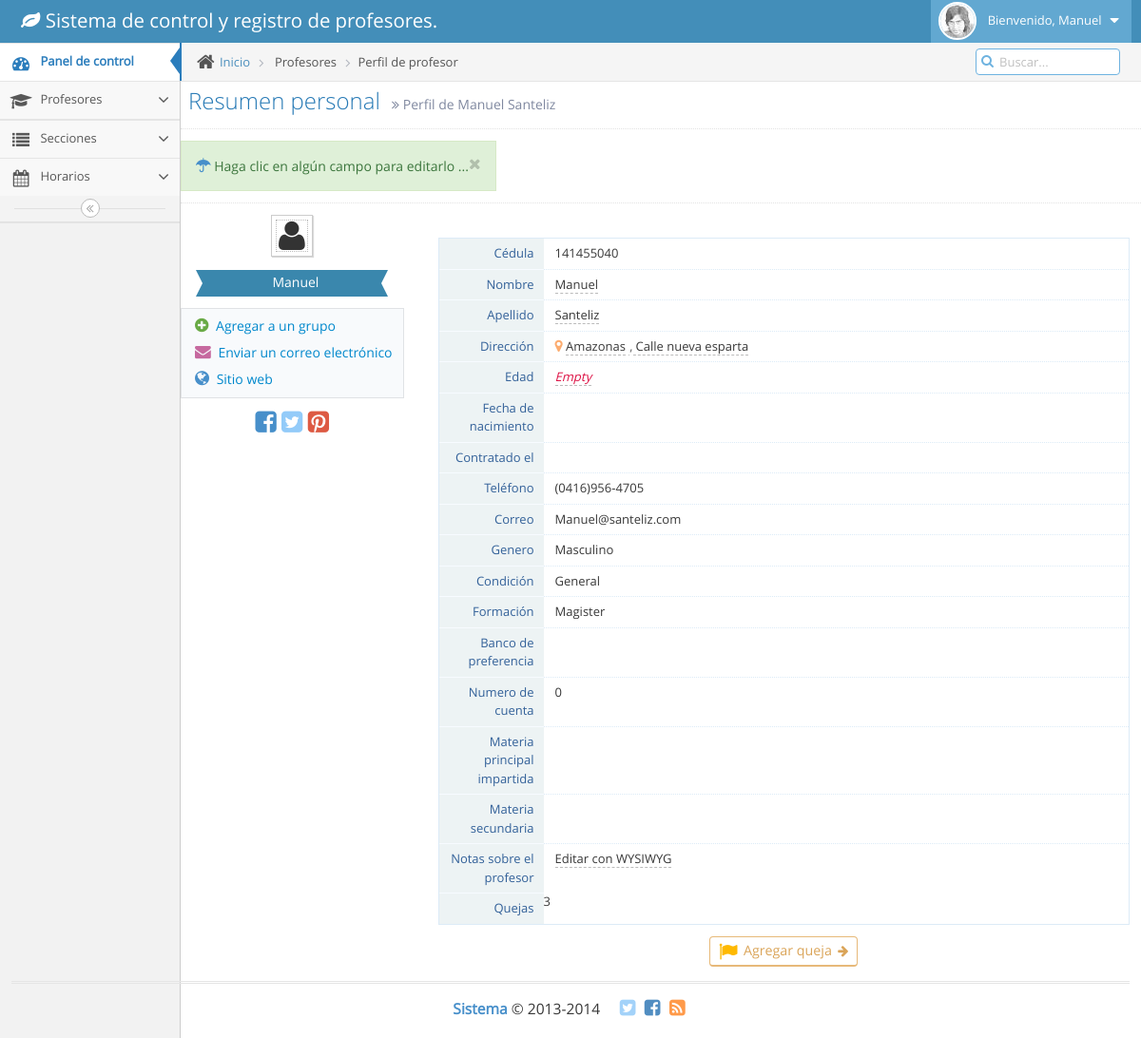
The page /perfil.php?id=6 (signed in) on the database its author committed.
### tables this page shows
CREATE TABLE IF NOT EXISTS `profesores` (
`ID` int(100) NOT NULL,
  `nombre` varchar(20) NOT NULL,
  `apellido` varchar(20) NOT NULL,
  `cedula` int(10) NOT NULL,
  `direccion` varchar(100) NOT NULL,
  `telefono` varchar(15) NOT NULL,
  `correo` varchar(40) NOT NULL,
  `genero` varchar(10) NOT NULL,
  `condicion` varchar(30) NOT NULL,
  `formacion` varchar(20) NOT NULL,
  `especialidad` varchar(50) NOT NULL,
  `estado` varchar(100) NOT NULL,
  `banco` varchar(100) NOT NULL,
  `nr_cuenta` bigint(40) NOT NULL,
  `materia1` varchar(30) NOT NULL,
  `materia2` varchar(30) NOT NULL,
  `materia3` varchar(30) NOT NULL,
  `seguro_social` int(40) NOT NULL,
  `sueldo` int(255) NOT NULL,
  `quejas` int(3) NOT NULL
);

### perfil.php (the view, shortened to what this page needs)
<?php
     require("config.php");
if (isset($_COOKIE["id_usuario"]) && isset($_COOKIE["marca_aleatoria_usuario"])){
   if ($_COOKIE["id_usuario"]!="" || $_COOKIE["marca_aleatoria_usuario"]!=""){
	$query = "  SELECT 	*
            	FROM 	profesores
          		WHERE 	ID = :id
        ";
        $query_params = array(
            ':id' => $_GET['id']
        );
        try{
            $stmt = $db->prepare($query);
            $result = $stmt->execute($query_params);
        }
        catch(PDOException $ex){
		echo "<div class='panel-body'>
                <div class='alert alert-warning alert-dismissable'>
            	    <button type='button' class='close' data-dismiss='alert' aria-hidden='true'>&times;</button>
            	    Tenemos problemas al ejecutar la consulta :c El error es el siguiente:
				</div>
			 </div>" .$ex->getMessage();
		}
        $row = $stmt->fetch();
   }
}else{
	header('Location: index.php?accion=log_error');
	}
?>
<!DOCTYPE html>
<html lang="en">
	<head>
		<link rel="stylesheet" href="assets/css/bootstrap.min.css" />
		<link rel="stylesheet" href="assets/font-awesome/4.2.0/css/font-awesome.min.css" />
		<link rel="stylesheet" href="assets/css/jquery-ui.custom.min.css" />
		<link rel="stylesheet" href="assets/css/jquery.gritter.min.css" />
		<link rel="stylesheet" href="assets/css/select2.min.css" />
		<link rel="stylesheet" href="assets/css/datepicker.min.css" />
		<link rel="stylesheet" href="assets/css/bootstrap-editable.min.css" />
		<link rel="stylesheet" href="assets/css/ace.min.css" class="ace-main-stylesheet" id="main-ace-style" />
	</head>
	<body class="no-skin">
<div id="navbar" class="navbar navbar-default">
	<div class="navbar-container" id="navbar-container">
				<div class="navbar-header pull-left">
					<a href="index.php" class="navbar-brand">
						<small>
							<i class="fa fa-leaf"></i>
							Sistema de control y registro de profesores.
						</small>
					</a>
				</div>
								<div class="navbar-buttons navbar-header pull-right" role="navigation">
					<ul class="nav ace-nav">
						<li class="light-blue">
							<a data-toggle="dropdown" href="#" class="dropdown-toggle">
								<img class="nav-user-photo" src="assets/avatars/user.jpg" alt="Foto de <?php echo $row['nombre']?>" />
								<span class="user-info">
									Bienvenido, <?php echo $row['nombre']?>
								</span>
								<i class="ace-icon fa fa-caret-down"></i>
							</a>
						</li>
					</ul>
				</div>
			</div>
		</div>
		<div class="main-container" id="main-container">
			<div id="sidebar" class="sidebar responsive">
				<ul class="nav nav-list">
					<li class="active">
						<a href="index.php">
							<i class="menu-icon fa fa-tachometer"></i>
							<span class="menu-text"> Panel de control</span>
						</a>
					</li>
					<li class="">
						<a href="#" class="dropdown-toggle">
							<i class="menu-icon fa  fa-mortar-board"></i>
							<span class="menu-text">
								Profesores
							</span>
							<b class="arrow fa fa-angle-down"></b>
						</a>
					</li>
				</ul>
				<ul class="nav nav-list">
					<li class="">
						<a href="#" class="dropdown-toggle">
							<i class="menu-icon fa fa-list"></i>
							<span class="menu-text"> Secciones </span>
							<b class="arrow fa fa-angle-down"></b>
						</a>
					</li>
				<ul class="nav nav-list">
					<li class="">
						<a href="#" class="dropdown-toggle">
							<i class="menu-icon fa  fa-calendar"></i>
							<span class="menu-text"> Horarios </span>
							<b class="arrow fa fa-angle-down"></b>
						</a>
				<div class="sidebar-toggle sidebar-collapse" id="sidebar-collapse">
					<i class="ace-icon fa fa-angle-double-left" data-icon1="ace-icon fa fa-angle-double-left" data-icon2="ace-icon fa fa-angle-double-right"></i>
				</div>
			</div>
			<div class="main-content">
				<div class="main-content-inner">
					<div class="breadcrumbs" id="breadcrumbs">
						<ul class="breadcrumb">
							<li>
								<i class="ace-icon fa fa-home home-icon"></i>
								<a href="index.php">Inicio</a>
							</li>
							<li>
							<span>Profesores</span></li>
							<li class="active">Perfil de profesor</li>
						</ul>
						<div class="nav-search" id="nav-search">
							<form class="form-search">
								<span class="input-icon">
									<input type="text" placeholder="Buscar..." class="nav-search-input" id="nav-search-input" autocomplete="off" />
									<i class="ace-icon fa fa-search nav-search-icon"></i>
								</span>
							</form>
						</div>
					</div>
						<div class="page-header">
							<h1>
								Resumen personal
								<small>
									<i class="ace-icon fa fa-angle-double-right"></i>
									Perfil de <?php echo $row['nombre'] . " " . $row['apellido']; ; ?>
								</small>
							</h1>
						</div>
						<div class="row">
							<div class="col-xs-12">
								<div class="clearfix">
									<div class="pull-left alert alert-success no-margin">
										<button type="button" class="close" data-dismiss="alert">
											<i class="ace-icon fa fa-times"></i>
										</button>
										<i class="ace-icon fa fa-umbrella bigger-120 blue"></i>
										Haga clic en algún campo para editarlo ...
									</div>
								</div>
								<div class="hr dotted"></div>
								<div>
									<div id="user-profile-1" class="user-profile row">
										<div class="col-xs-12 col-sm-3 center">
											<div>
												<span class="profile-picture">
													<img id="avatar" class="editable img-responsive" alt="Alex's Avatar" src="assets/avatars/avatar2.png" />
												</span>
												<div class="space-4"></div>
												<div class="width-80 label label-info label-xlg arrowed-in arrowed-in-right">
													<div class="inline position-relative">
															<span class="white"><?php echo $row['nombre']; ?></span>
													</div>
												</div>
											</div>
											<div class="space-6"></div>
											<div class="profile-contact-info">
												<div class="profile-contact-links align-left">
													<a href="#" class="btn btn-link">
														<i class="ace-icon fa fa-plus-circle bigger-120 green"></i>
														Agregar a un grupo
													</a>
													<a href="#" class="btn btn-link">
														<i class="ace-icon fa fa-envelope bigger-120 pink"></i>
														Enviar un correo electrónico
													</a>
													<a href="#" class="btn btn-link">
														<i class="ace-icon fa fa-globe bigger-125 blue"></i>
														Sitio web
													</a>
												</div>
												<div class="space-6"></div>
												<div class="profile-social-links align-center">
													<a href="#" class="tooltip-info" title="" data-original-title="Facebook">
														<i class="middle ace-icon fa fa-facebook-square fa-2x blue"></i>
													</a>
													<a href="#" class="tooltip-info" title="" data-original-title="Twitter">
														<i class="middle ace-icon fa fa-twitter-square fa-2x light-blue"></i>
													</a>
													<a href="#" class="tooltip-error" title="" data-original-title="Pinterest">
														<i class="middle ace-icon fa fa-pinterest-square fa-2x red"></i>
													</a>
												</div>
											</div>
										</div>
										<div class="col-xs-12 col-sm-9">
										<div class="space-12"></div>
											<div class="profile-user-info profile-user-info-striped">
												<div class="profile-info-row">
													<div class="profile-info-name"> Cédula </div>
													<div class="profile-info-value">
														<span class="editable" id="cedula" name="cedula"><?php echo $row['cedula']; ?></span>
													</div>
												</div>
												<div class="profile-info-row">
													<div class="profile-info-name"> Nombre </div>
													<div class="profile-info-value">
														<span class="editable" id="nombre" name="nombre"><?php echo $row['nombre']; ?></span>
													</div>
												</div>
												<div class="profile-info-row">
													<div class="profile-info-name"> Apellido </div>
													<div class="profile-info-value">
														<span class="editable" id="apellido"><?php echo $row['apellido']; ?></span>
													</div>
												</div>
													<div class="profile-info-name"> Dirección </div>
													<div class="profile-info-value">
														<i class="fa fa-map-marker light-orange bigger-110"></i>
														<span class="editable" id="estado" name="estado"><?php echo $row['estado']; ?></span>
														<span class="editable" id="direccion" name="direccion"><?php echo $row['direccion']; ?></span>
													</div>
												<div class="profile-info-row">
													<div class="profile-info-name"> Edad </div>
													<div class="profile-info-value">
														<span class="editable" id="edad" name="edad"><?php echo $row['edad']; ?></span>
													</div>
												</div>
												<div class="profile-info-row">
													<div class="profile-info-name"> Fecha de nacimiento </div>
													<div class="profile-info-value">
													</div>
												</div>
												<div class="profile-info-row">
													<div class="profile-info-name"> Contratado el </div>
													<div class="profile-info-value">
													</div>
												</div>
												<div class="profile-info-row">
													<div class="profile-info-name"> Teléfono </div>
													<div class="profile-info-value">
														<span class="editable" id="telefono" name="telefono"><?php echo $row['telefono']; ?></span>
													</div>
												</div>
												<div class="profile-info-row">
													<div class="profile-info-name"> Correo </div>
													<div class="profile-info-value">
														<span class="editable" id="correo" name="correo"><?php echo $row['correo']; ?></span>
													</div>
												</div>
												<div class="profile-info-row">
													<div class="profile-info-name"> Genero </div>
													<div class="profile-info-value">
														<span class="editable" id="genero" name="genero"><?php echo $row['genero']; ?></span>
													</div>
												</div>
												<div class="profile-info-row">
													<div class="profile-info-name"> Condición </div>
													<div class="profile-info-value">
														<span class="editable" id="condicion" name="condicion"><?php echo $row['condicion']; ?></span>
													</div>
												</div>
												<div class="profile-info-row">
													<div class="profile-info-name"> Formación </div>
													<div class="profile-info-value">
														<span class="editable" id="formacion" name="formacion"><?php echo $row['formacion']; ?></span>
													</div>
												</div>
												<div class="profile-info-row">
													<div class="profile-info-name"> Banco de preferencia </div>
													<div class="profile-info-value">
													</div>
												</div>
												<div class="profile-info-row">
													<div class="profile-info-name"> Numero de cuenta </div>
													<div class="profile-info-value">
														<span class="editable" id="nr_cuenta" name="nr_cuenta"><?php echo $row['nr_cuenta']; ?></span>
													</div>
												</div>
												<div class="profile-info-row">
													<div class="profile-info-name"> Materia principal impartida </div>
													<div class="profile-info-value">
													</div>
												</div>
												<div class="profile-info-row">
													<div class="profile-info-name"> Materia secundaria </div>
													<div class="profile-info-value">
													</div>
												</div>
												<div class="profile-info-row">
													<div class="profile-info-name"> Notas sobre el profesor </div>
													<div class="profile-info-value">
														<span class="editable" id="about">Editar con WYSIWYG</span>
													</div>
												</div>
												<div class="profile-info-row">
													<div class="profile-info-name">Quejas</div>
													<div class="profile-info-valuie">
														<?php
														$query = "  SELECT 	*
													            	FROM 	quejas
													          		WHERE 	cedula = :cedula
													        ";
													        $query_params = array(
													            ':cedula' => $row['cedula']
													        );
													        try{
													            $stmt = $db->prepare($query);
													            $quejas_result = $stmt->execute($query_params);
													        }
													        catch(PDOException $ex){
															echo "<div class='panel-body'>
													                <div class='alert alert-warning alert-dismissable'>
													            	    <button type='button' class='close' data-dismiss='alert' aria-hidden='true'>&times;</button>
													            	    Tenemos problemas al ejecutar la consulta :c El error es el siguiente:
																	</div>
																 </div>" .$ex->getMessage();
															}
													        $row_queja = $stmt->fetchAll();
													        $num_rows = count($row_queja);
													        echo $num_rows;
														?>
													</div>
												</div>
											</div>
											<div class="space-6"></div>
											<div class="center">
												<a href="perfil.php?id=<?PHP echo $row['ID']?>&queja=si"><button type="button" class="btn btn-sm btn-warning btn-white btn-round">
													<i class="ace-icon fa fa-flag bigger-150 middle orange2"></i>
													<span class="bigger-110">Agregar queja</span>
													<i class="icon-on-right ace-icon fa fa-arrow-right"></i>
												</button></a>
											</div>
										</div>
									</div>
								</div>
							</div>
						</div>
							</div>
						</div>
					</div>
			<div class="footer">
				<div class="footer-inner">
					<div class="footer-content">
						<span class="bigger-120">
							<span class="blue bolder">Sistema</span>
							&copy; 2013-2014
						</span>
						<span class="action-buttons">
							<a href="#">
								<i class="ace-icon fa fa-twitter-square light-blue bigger-150"></i>
							</a>
							<a href="#">
								<i class="ace-icon fa fa-facebook-square text-primary bigger-150"></i>
							</a>
							<a href="#">
								<i class="ace-icon fa fa-rss-square orange bigger-150"></i>
							</a>
						</span>
					</div>
				</div>
			</div>
	</body>
</html>

### rows shown on the page
profesores: nombre "Manuel", apellido "Santeliz", cedula "141455040", estado "Amazonas", direccion "Calle nueva esparta", telefono "(0416)956-4705", correo "Manuel@santeliz.com", genero "Masculino", condicion "General", formacion "Magister", nr_cuenta "0"

### other values the page prints
$num_rows "3"
